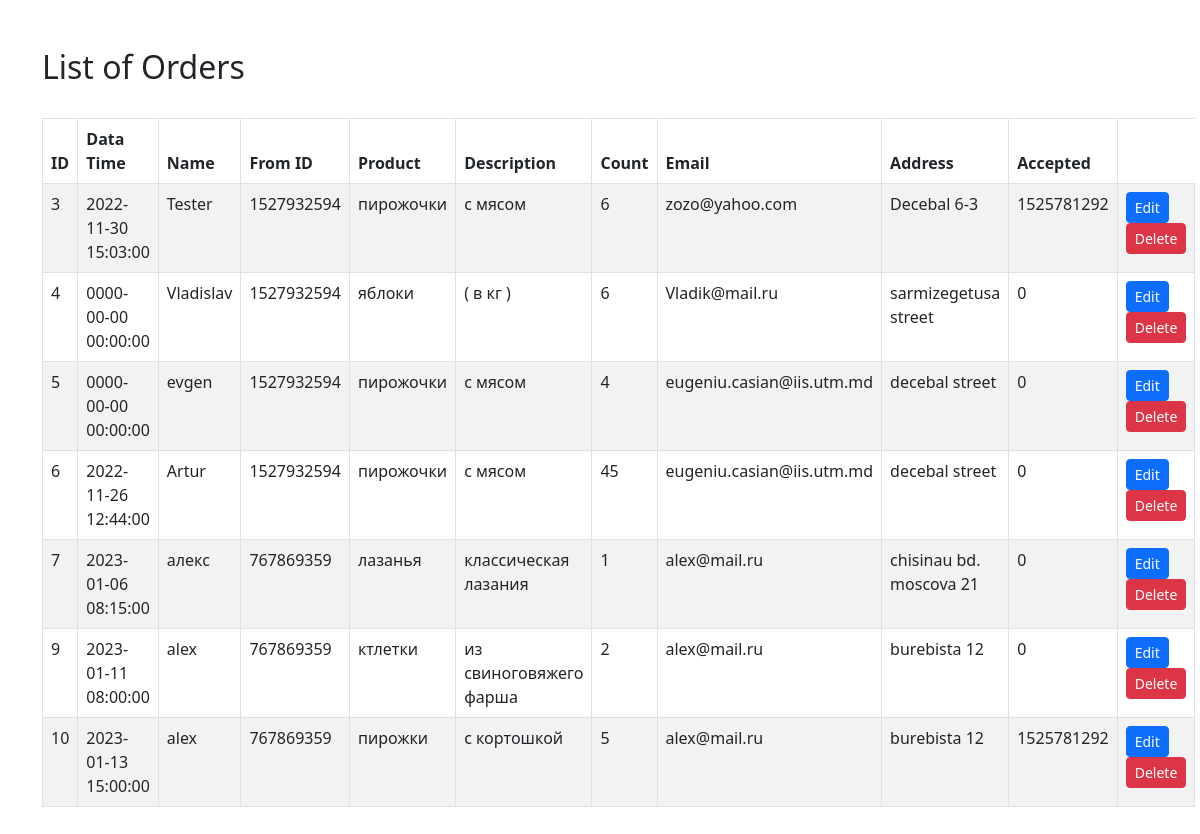
The app's page /assets/php-crud/order-index.php (signed in), older data.
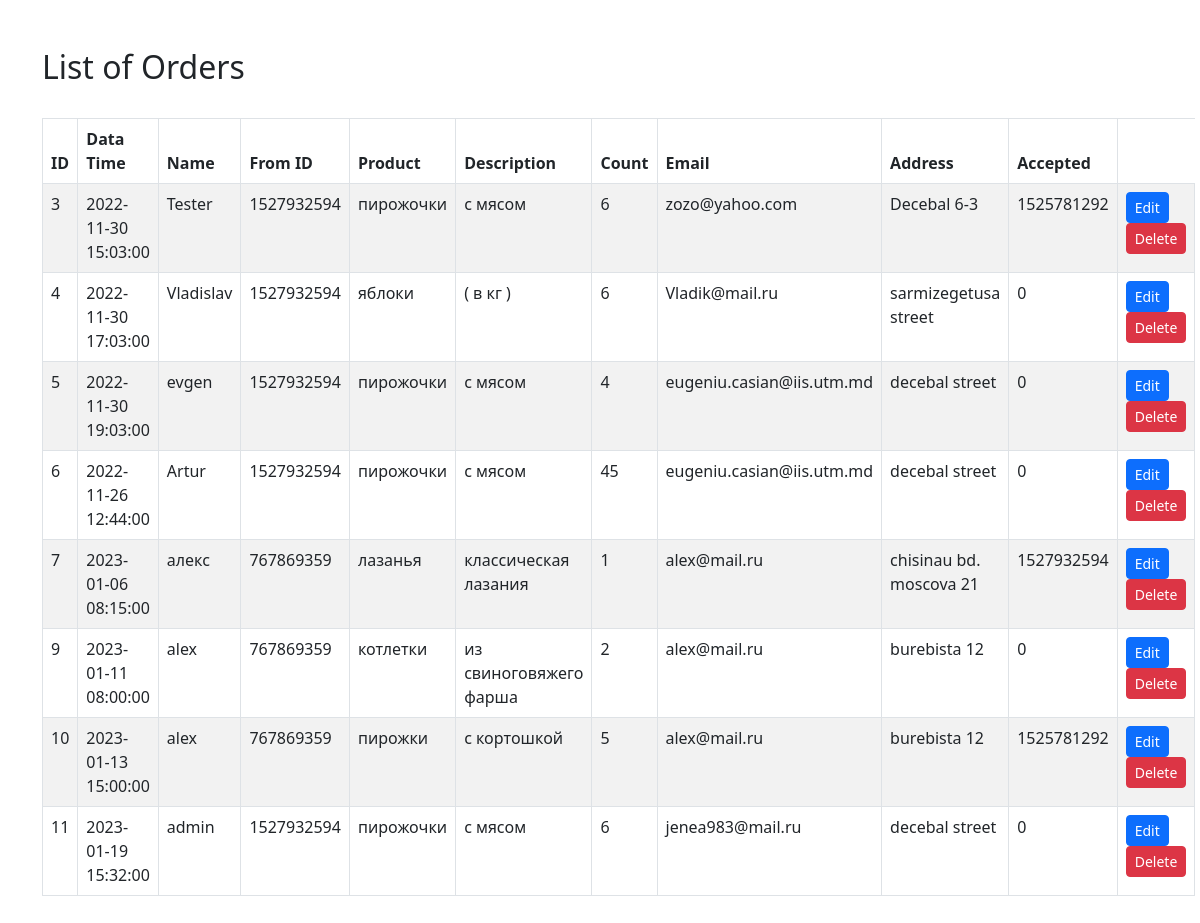
The same page, newer data.
### tables this page shows
CREATE TABLE `orders` (
  `id_order` int(11) NOT NULL,
  `time_date` timestamp NOT NULL DEFAULT current_timestamp(),
  `name` varchar(255) NOT NULL,
  `from_id` int(255) NOT NULL,
  `product` varchar(255) NOT NULL,
  `description` varchar(255) NOT NULL,
  `count` int(255) NOT NULL,
  `email` varchar(255) NOT NULL,
  `address` varchar(255) NOT NULL,  
  `accepted` int(255) DEFAULT NULL
);

### assets/php-crud/order-index.php (the view, shortened to what this page needs)
<!DOCTYPE html>
<html lang="en">
<head>
	<link rel="stylesheet" type="text/css" href="https://cdn.jsdelivr.net/npm/bootstrap@5.2.2/dist/css/bootstrap.min.css">
</head>
<body>
	<div class="container my-5">
		<h2>List of Orders</h2>
		<br>
		<table class="table table-bordered table-striped">
			<thead>
				<tr>
					<th>ID</th>
					<th>Data Time</th>
					<th>Name</th>
					<th>From ID</th>
					<th>Product</th>
					<th>Description</th>
					<th>Count</th>
                    <th>Email</th>
                    <th>Address</th>
                    <th>Accepted</th>
				</tr>
			</thead>
			<tbody>
				<?php
				include_once "../php/config.php";
				$sql = "SELECT * FROM orders";
				$result = $conn->query($sql);
				while($row = $result->fetch_assoc()){
					echo "
					<tr>
						<td>$row[id_order]</td>
						<td>$row[time_date]</td>
						<td>$row[name]</td>
						<td>$row[from_id]</td>
						<td>$row[product]</td>
						<td>$row[description]</td>
						<td>$row[count]</td>
                        <td>$row[email]</td>
                        <td>$row[address]</td>
                        <td>$row[accepted]</td>
						<td>
							<a class='btn btn-primary btn-sm' href='../php-crud/order-edit.php?id_order=$row[id_order]'> Edit </a>
							<a class='btn btn-danger btn-sm' href='../php-crud/order-delete.php?id_order=$row[id_order]''> Delete </a>
						</td>
					</tr>
					";
				}
				?>
			</tbody>
		</table>
	</div>
</body>
</html>

Row changes from the older to the newer data that the page shows:
changed orders "Vladislav": time_date "0000-00-00 00:00:00" → "2022-11-30 17:03:00"
changed orders "evgen": time_date "0000-00-00 00:00:00" → "2022-11-30 19:03:00"
changed orders "алекс": accepted "0" → "1527932594"
changed orders "из свиноговяжего фарша": product "ктлетки" → "котлетки"
added orders: id_order "11", time_date "2023-01-19 15:32:00", name "admin", from "1527932594", product "пирожочки", description "с мясом", count "6", email "jenea983@mail.ru", address "decebal street", accepted "0"
